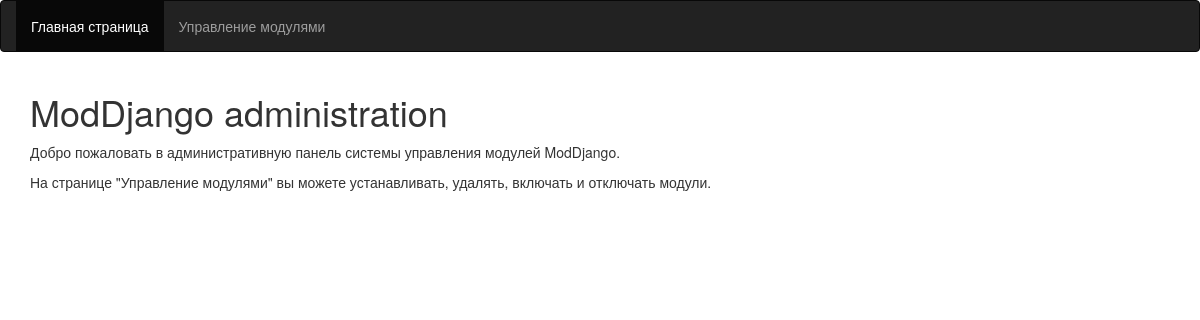
Before: /moddjango/ with the older database file.
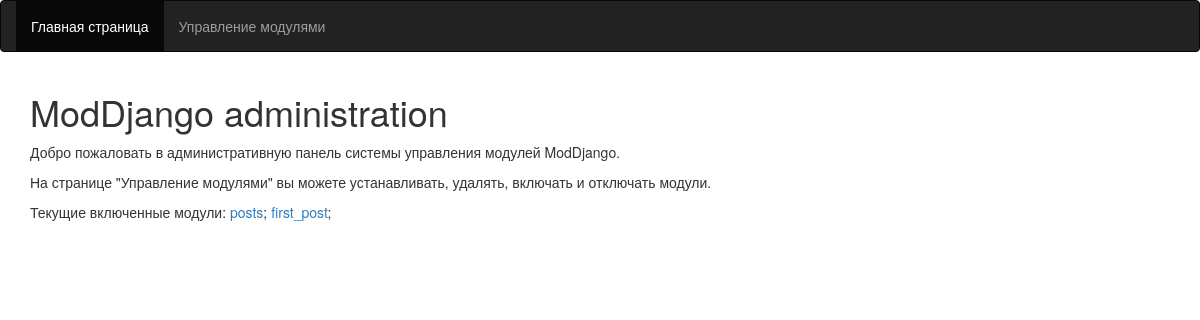
After: the same page with the newer database file.
### moddjango/models.py (models this page shows)
class Module(models.Model):
    name = models.CharField(max_length = 255, unique = True)
    description = models.TextField()
    version = models.CharField(max_length = 50)
    status = models.CharField(max_length = 10, default='downloaded')
    migrate = models.BooleanField(default=False)
    templates = models.BooleanField(default=False)
    urls = models.BooleanField(default=False)
    dependence = models.ManyToManyField(
        "self",
        symmetrical=False,
        blank=True,
        null=True)

### moddjango/views.py (the view)
def index(request):
    modules = Module.objects.filter(status='on')
    return render(request, 'moddjango/index.html', {
        'modules':modules})

### moddjango/templates/moddjango/index.html (shortened to what this page needs)
{% extends 'moddjango/base.html' %}
{% block nav_index %}active{% endblock %}
{% block content %}
    <div class="heading">
        <h1>ModDjango administration</h1>
    </div>
    <div class="row">
        <section class="col-xs-12">
            <p>Добро пожаловать в административную панель системы управления модулей ModDjango.</p>
            <p>На странице "Управление модулями" вы можете устанавливать, удалять, включать и отключать модули.</p>
            {% if modules %}
              <p>Текущие включенные модули:
                {% for module in modules %}
                  <a href="/{{ module.name }}/">{{ module.name }}</a>;
                {% endfor %}
              </p>
            {% endif %}
        </section>
    </div>
{% endblock %}

### moddjango/templates/moddjango/base.html (shortened to what this page needs)
<!DOCTYPE html>
<html lang="ru">
  <head>
    {% load staticfiles %}
    <link href="{% static "bootstrap/css/bootstrap.min.css" %}" rel="stylesheet">
    <link href="{% static "moddjango/css/style.css" %}" rel="stylesheet">
  </head>
  <body>
    <nav class="navbar navbar-inverse">
      <div class="container-fluid">
        <ul class="nav navbar-nav">
          <li class="{% block nav_index %}{% endblock %}"><a href="{% url 'moddjango:index' %}">Главная страница</a></li>
          <li class="{% block nav_management %}{% endblock %}"><a href="{% url 'moddjango:management' %}">Управление модулями</a></li>
        </ul>
      </div>
    </nav>
    <div class="wrapper container">
        {% block content %}{% endblock %}
    </div>
  </body>
</html>

Changed rows visible on the page:
added Module: name "posts"
added Module: name "first_post"
Other visible differences:
text now shown: "Текущие включенные модули:"
